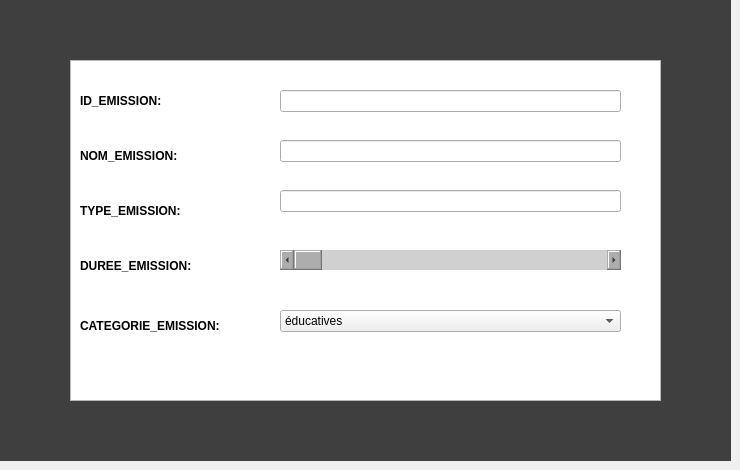
      <widget class="QWidget" name="tab_34">
       <attribute name="title">
        <string>modifier emission</string>
       </attribute>
       <widget class="QLabel" name="label_167">
        <property name="geometry">
         <rect>
          <x>0</x>
          <y>0</y>
          <width>731</width>
          <height>461</height>
         </rect>
        </property>
        <property name="styleSheet">
         <string notr="true">background-color: rgb(63, 63, 63);</string>
        </property>
        <property name="text">
         <string/>
        </property>
       </widget>
       <widget class="QTextEdit" name="textEdit_5">
        <property name="geometry">
         <rect>
          <x>70</x>
          <y>60</y>
          <width>591</width>
          <height>341</height>
         </rect>
        </property>
       </widget>
       <widget class="QLabel" name="label_168">
        <property name="geometry">
         <rect>
          <x>80</x>
          <y>80</y>
          <width>111</width>
          <height>41</height>
         </rect>
        </property>
        <property name="font">
         <font>
          <weight>75</weight>
          <bold>true</bold>
         </font>
        </property>
        <property name="text">
         <string>ID_EMISSION:</string>
        </property>
       </widget>
       <widget class="QLabel" name="label_169">
        <property name="geometry">
         <rect>
          <x>80</x>
          <y>130</y>
          <width>111</width>
          <height>51</height>
         </rect>
        </property>
        <property name="font">
         <font>
          <weight>75</weight>
          <bold>true</bold>
         </font>
        </property>
        <property name="text">
         <string>NOM_EMISSION:</string>
        </property>
       </widget>
       <widget class="QLabel" name="label_170">
        <property name="geometry">
         <rect>
          <x>80</x>
          <y>190</y>
          <width>111</width>
          <height>41</height>
         </rect>
        </property>
        <property name="font">
         <font>
          <weight>75</weight>
          <bold>true</bold>
         </font>
        </property>
        <property name="text">
         <string>TYPE_EMISSION:</string>
        </property>
       </widget>
       <widget class="QLabel" name="label_171">
        <property name="geometry">
         <rect>
          <x>80</x>
          <y>240</y>
          <width>151</width>
          <height>51</height>
         </rect>
        </property>
        <property name="font">
         <font>
          <weight>75</weight>
          <bold>true</bold>
         </font>
        </property>
        <property name="text">
         <string>DUREE_EMISSION:</string>
        </property>
       </widget>
       <widget class="QLabel" name="label_172">
        <property name="geometry">
         <rect>
          <x>80</x>
          <y>300</y>
          <width>211</width>
          <height>51</height>
         </rect>
        </property>
        <property name="font">
         <font>
          <weight>75</weight>
          <bold>true</bold>
         </font>
        </property>
        <property name="text">
         <string>CATEGORIE_EMISSION:</string>
        </property>
       </widget>
       <widget class="QLineEdit" name="lineEdit_44">
        <property name="geometry">
         <rect>
          <x>280</x>
          <y>190</y>
          <width>341</width>
          <height>22</height>
         </rect>
        </property>
       </widget>
       <widget class="QLineEdit" name="lineEdit_45">
        <property name="geometry">
         <rect>
          <x>280</x>
          <y>90</y>
          <width>341</width>
          <height>22</height>
         </rect>
        </property>
       </widget>
       <widget class="QLineEdit" name="lineEdit_46">
        <property name="geometry">
         <rect>
          <x>280</x>
          <y>140</y>
          <width>341</width>
          <height>22</height>
         </rect>
        </property>
       </widget>
       <widget class="QScrollBar" name="horizontalScrollBar_9">
        <property name="geometry">
         <rect>
          <x>280</x>
          <y>250</y>
          <width>341</width>
          <height>20</height>
         </rect>
        </property>
        <property name="styleSheet">
         <string notr="true">background-color: rgba(63, 63, 63, 63);</string>
        </property>
        <property name="orientation">
         <enum>Qt::Horizontal</enum>
        </property>
       </widget>
       <widget class="QComboBox" name="comboBox_13">
        <property name="geometry">
         <rect>
          <x>280</x>
          <y>310</y>
          <width>341</width>
          <height>22</height>
         </rect>
        </property>
        <item>
         <property name="text">
          <string>éducatives </string>
         </property>
        </item>
        <item>
         <property name="text">
          <string>Sports</string>
         </property>
        </item>
        <item>
         <property name="text">
          <string>Divertissement</string>
         </property>
        </item>
        <item>
         <property name="text">
          <string>Culture et art</string>
         </property>
        </item>
        <item>
         <property name="text">
          <string>Enfants et jeunesse</string>
         </property>
        </item>
        <item>
         <property name="text">
          <string>Religieux</string>
         </property>
        </item>
        <item>
         <property name="text">
          <string>New Item</string>
         </property>
        </item>
       </widget>
      </widget>
